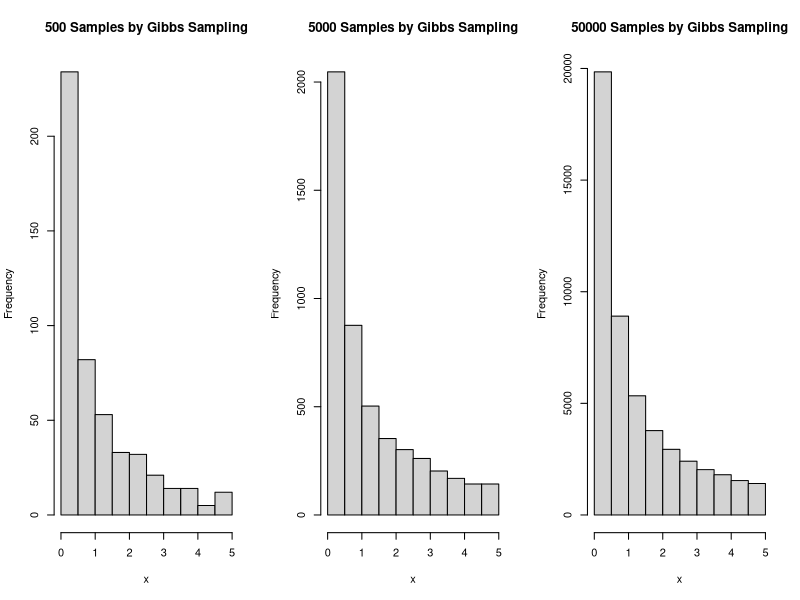

This chart was generated by the following R code:
## ---- chunk 1
Gibbs.sim <- function(x0,y0,B,Ite){#The inputs are initial values x0, y0, the bound B and the iteration number Ite.
  if (x0<0 || x0>B ||y0<0 || y0>B ) {#Check the validity of initial values
    stop("The initial value is not in the correct range.")
  }
  else {x_result=c()
        y_result=c()
        xt=x0
        yt=y0
        for(t in 1:Ite){
          u1=runif(1)
          u2=runif(1)
          xt=-log(1-u1*(1-exp(-B*yt)))/yt
          yt=-log(1-u2*(1-exp(-B*xt)))/xt #the xt here is the updated why, thus the algorithm constructs a Markov Chain
          x_result=c(x_result, xt)
          y_result=c(y_result, yt)
  }
  return(cbind(x_result,y_result)) #We will do burn in later
  }
}
## ---- chunk 2
set.seed(930817)
sample500=Gibbs.sim(1,2,5,700)[-(1:200),] #We burn-in the first 200 samples in order to get 500 samples
sample5000=Gibbs.sim(1,2,5,5200)[-(1:200),] #Also burn-in the first 200 samples 
sample50000=Gibbs.sim(1,2,5,50200)[-(1:200),] #50000 samples after burn-in

### Plot the histogram ###
par(mfrow=c(1,3))
hist(sample500[,1],xlab="x", main="500 Samples by Gibbs Sampling")
hist(sample5000[,1],xlab="x", main="5000 Samples by Gibbs Sampling")
hist(sample50000[,1],xlab="x", main="50000 Samples by Gibbs Sampling")
## ---- chunk 3
mean(sample500[,1])
mean(sample5000[,1])
mean(sample50000[,1])
